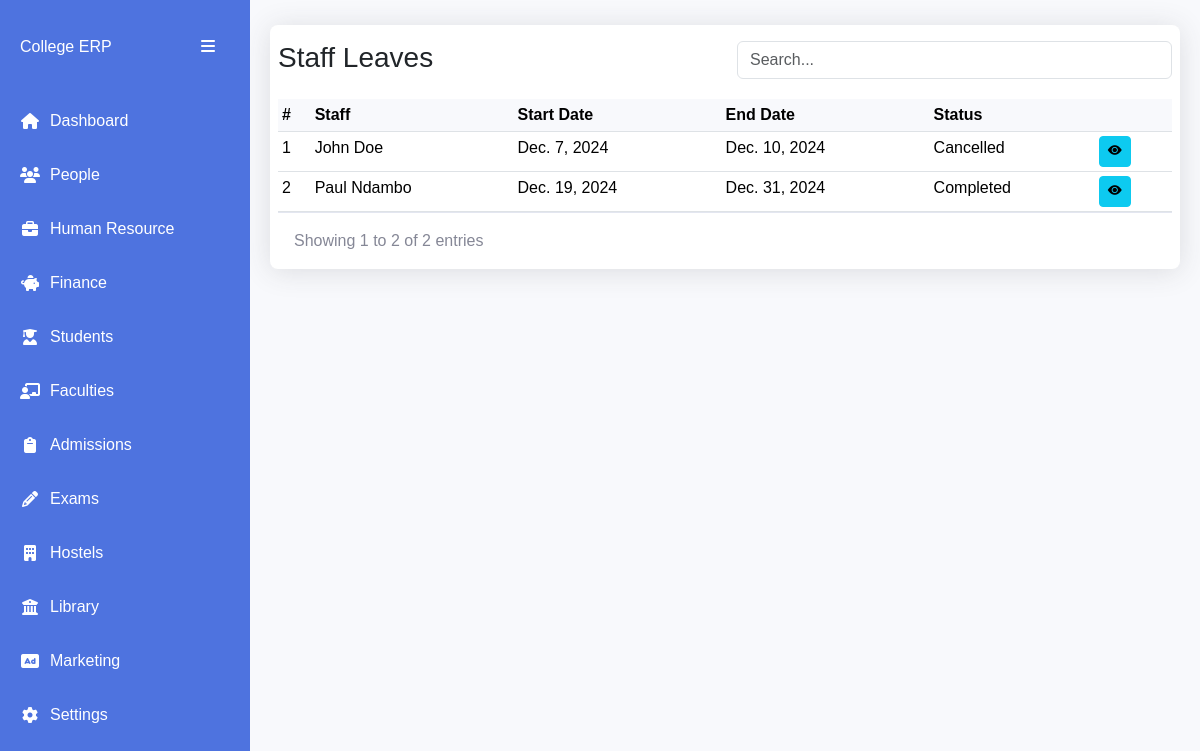
The page /staff/leaves/ on the database its author committed.
### apps/staff/models.py (models this page shows, shortened)
class StaffLeave(AbsoluteBaseModel):
    application = models.OneToOneField(StaffLeaveApplication, on_delete=models.CASCADE)
    status = models.CharField(max_length=255, choices=LEAVE_STATUS_CHOICES, default="Active")
    reason_cancelled = models.CharField(max_length=500, null=True)

class StaffLeaveApplication(AbsoluteBaseModel):
    staff = models.ForeignKey(Staff, on_delete=models.CASCADE)
    start_date = models.DateField()
    end_date = models.DateField()
    leave_type = models.CharField(max_length=255, choices=LEAVE_TYPES)
    reason = models.CharField(max_length=255)
    status = models.CharField(max_length=255, choices=(("Pending", "Pending"), ("Approved", "Approved"), ("Declined", "Declined")), default="Pending")
    reason_declined = models.CharField(max_length=500, null=True)

class Staff(AbsoluteBaseModel):
    user = models.OneToOneField("users.User", on_delete=models.CASCADE)
    staff_number = models.CharField(max_length=255)
    department = models.ForeignKey(Department, on_delete=models.CASCADE)
    position = models.CharField(max_length=255, null=True)

### apps/users/models.py (models this page shows, shortened)
class User(AbstractUser, AbsoluteBaseModel):
    role = models.ForeignKey(UserRole, on_delete=models.CASCADE, null=True)
    gender = models.CharField(max_length=10, choices=GENDER_CHOICES)
    phone_number = models.CharField(max_length=255)
    id_number = models.CharField(max_length=255, null=True)
    passport_number = models.CharField(max_length=255, null=True)
    address = models.CharField(max_length=255, null=True)
    postal_code = models.CharField(max_length=255, null=True)
    city = models.CharField(max_length=255, null=True)
    state = models.CharField(max_length=255, null=True)
    country = models.CharField(max_length=255, null=True)
    date_of_birth = models.DateField(null=True)
    def name(self):
        return f"{self.first_name} {self.last_name}"

### apps/staff/views.py (the view)
# urls.py: path("leaves/", LeavesListView.as_view(), name="leaves"),
class LeavesListView(ListView):
    model = StaffLeave
    template_name = "staff/leaves/leaves.html"
    context_object_name = "leaves"
    paginate_by = 8
    def get_queryset(self):
        queryset = super().get_queryset()
        search_query = self.request.GET.get("search", "")
        if search_query:
            queryset = queryset.filter(
                Q(id__icontains=search_query)
                | Q(application__staff__user__first_name__icontains=search_query)
            )
        return queryset.order_by("-created_on")
    def get_context_data(self, **kwargs):
        context = super().get_context_data(**kwargs)
        context["search_query"] = self.request.GET.get("search", "")
        return context

### templates/staff/leaves/leaves.html (shortened to what this page needs)
{% extends "base1.html" %}
{% block content %}
<div class="table-card">
    <div class="row py-3 px-2">
      <div class="col">
          <h3>Staff Leaves</h3>
      </div>
      <div class="col">
          <input type="text" class="form-control" placeholder="Search..."
          id="searchInput" value="{{ search_query }}">
      </div>
  </div>
      <div class="table-container px-2">
        <table class="table data-table table-sm">
          <thead>
            <tr>
              <th scope="col">#</th>
              <th scope="col">Staff</th>
              <th scope="col">Start Date</th>
              <th scope="col">End Date</th>
              <th scope="col">Status</th>
              <th scope="col" colspan="3"></th>
            </tr>
          </thead>
          <tbody>
            {% for leave in leaves %}
            <tr>
              <td>{{forloop.counter}}</td>
              <td>{{leave.application.staff.user.name}}</td>
              <td>{{leave.application.start_date}}</td>
              <td>{{leave.application.end_date}}</td>
              <td>{{leave.status}}</td>
              <td>
                <a href="{% url 'leave-details' leave.id %}" class="btn btn-info btn-sm"><i class="bi bi-eye-fill"></i></a>
              </td>
            </tr>
            {% endfor %}
          </tbody>
        </table>
        <div class="table-footer">
          <div class="page-info">
              Showing
              {{ page_obj.start_index }}
              to
              {{ page_obj.end_index }}
              of
              {{ paginator.count }}
              entries
          </div>
      </div>
      </div>
{% endblock content %}

### templates/base1.html (style rules this page uses)
:root { --sidebar-width: 250px; --sidebar-collapsed-width: 70px; --primary-color: #4e73df; --secondary-color: #858796; }
body { background-color: #f8f9fc; font-family: 'Nunito', sans-serif; overflow-x: hidden; }
.table-card { background: white; border-radius: 8px; box-shadow: 0 0.15rem 1.75rem 0 rgba(58, 59, 69, 0.15); margin: 5px 0; }
.table-container { overflow-x: auto; }
.data-table { margin-bottom: 0; }
.data-table th { background-color: #f8f9fc; border-top: none; white-space: nowrap; cursor: pointer; }
.table-footer { padding: 1rem; display: flex; justify-content: space-between; align-items: center; flex-wrap: wrap; gap: 1rem; border-top: 1px solid #e3e6f0; }
.page-info { color: #858796; }

### rows shown on the page
StaffLeave: application.staff.user.name "John Doe", application.start_date "Dec. 7, 2024", application.end_date "Dec. 10, 2024", status "Cancelled"
StaffLeave: application.staff.user.name "Paul Ndambo", application.start_date "Dec. 19, 2024", application.end_date "Dec. 31, 2024", status "Completed"

### other values the page prints
{{ page_obj.start_index }} "1"
{{ page_obj.end_index }} "2"
{{ paginator.count }} "2"
